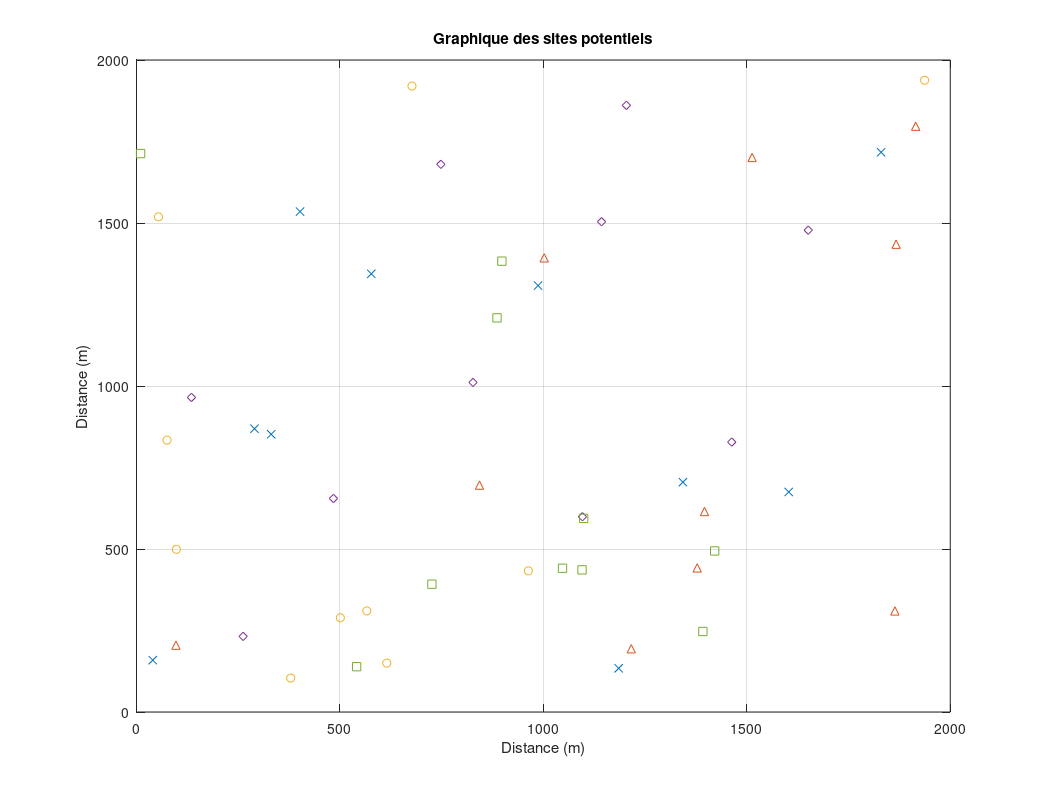

Recreate this plot in MATLAB. (Note: this script raises an error after producing the figure.)
%------------------------------------------------------------------------%
% This file generates a chart with the position of centroids,            %
% Node B, RNC, MSC and SGSN has the software                             %
% MATLAB.                                                                %
%                                                                        %
% To generate the graph, enter the MATLAB program. Then                  % 
% Enter the file name without the extension.                             %
% For example:                                                           %
% Matlab >> Filename                                                     %
%                                                                        %
%                                                                        %
%------------------------------------------------------------------------%


CentroideX = [1830 40 290 1343 987 331 577 402 1603 1185 ];
CentroideY = [1717 159 869 705 1308 852 1344 1535 675 134 ];
NoeudBx = [1002 843 97 1867 1864 1216 1513 1378 1396 1915 ];
NoeudBy = [1393 696 205 1435 310 194 1701 442 615 1797 ];
RNCx = [501 379 963 98 566 677 54 615 75 1937 ];
RNCy = [289 104 433 499 310 1920 1519 150 834 1938 ];
MSCx = [1143 484 1204 1096 827 748 1651 135 262 1463 ];
MSCy = [1504 655 1861 599 1011 1680 1478 965 232 828 ];
SGSNx = [541 1099 10 1095 898 726 886 1047 1421 1392 ];
SGSNy = [139 594 1713 436 1383 392 1209 441 494 247 ];
a = plot(CentroideX, CentroideY, 'x', NoeudBx, NoeudBy, '^', RNCx, RNCy, 'o',MSCx, MSCy, 'd', SGSNx, SGSNy, 's');
axis([0 2000 0 2000]);
orient landscape;
grid on;
title ('Graphique des sites potentiels');
xlabel ('Distance (m)');
ylabel ('Distance (m)');
legend(a, 'TP','Node B','RNC','MSC','SGSN', -1);
print 2000_10_10_10_10_10.ps;
